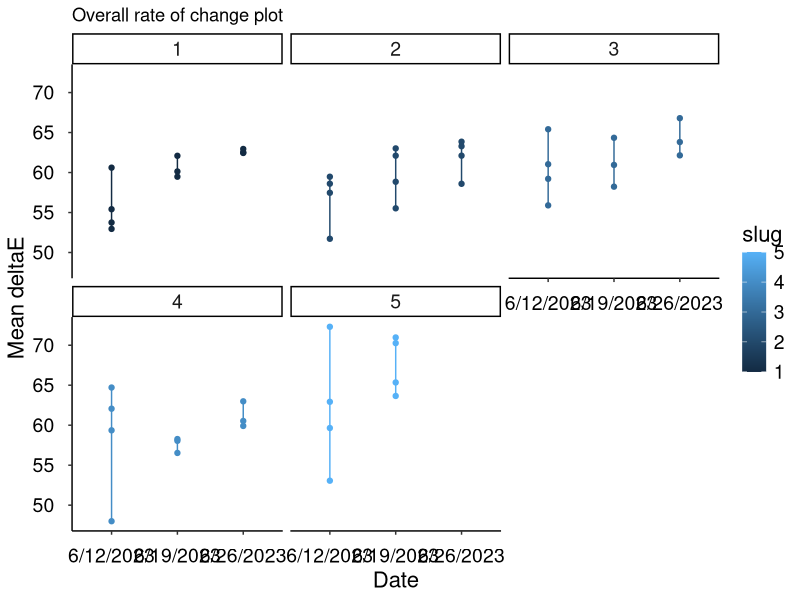
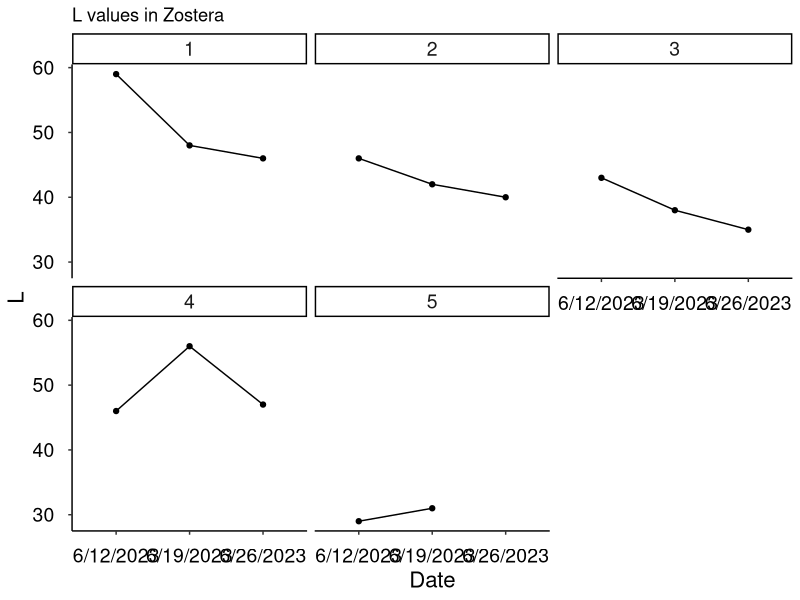
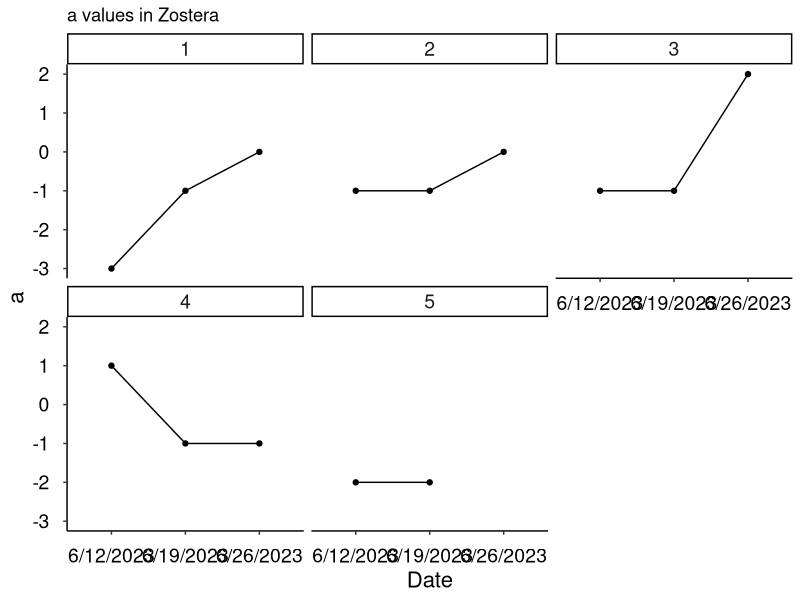
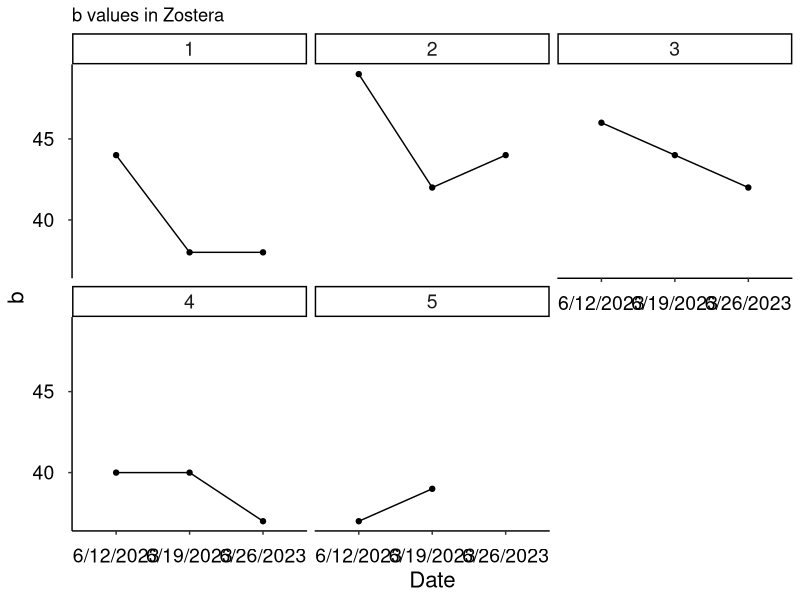
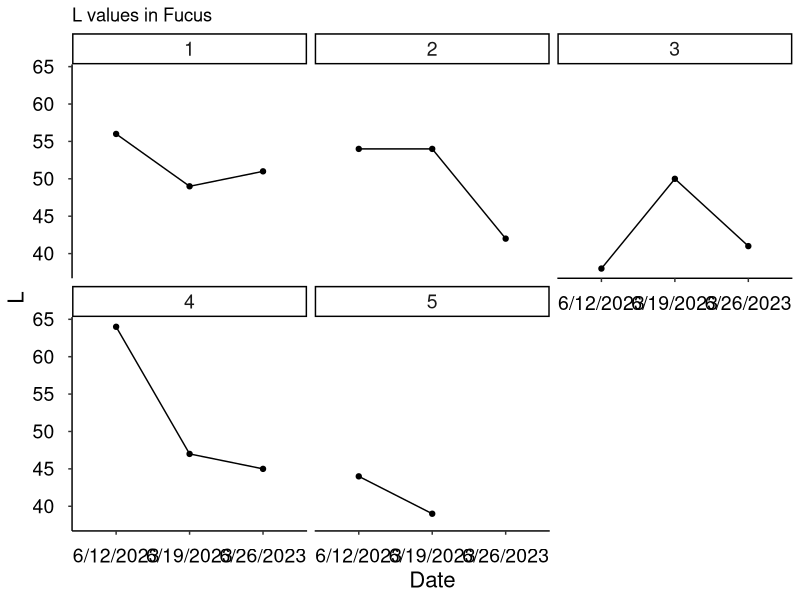
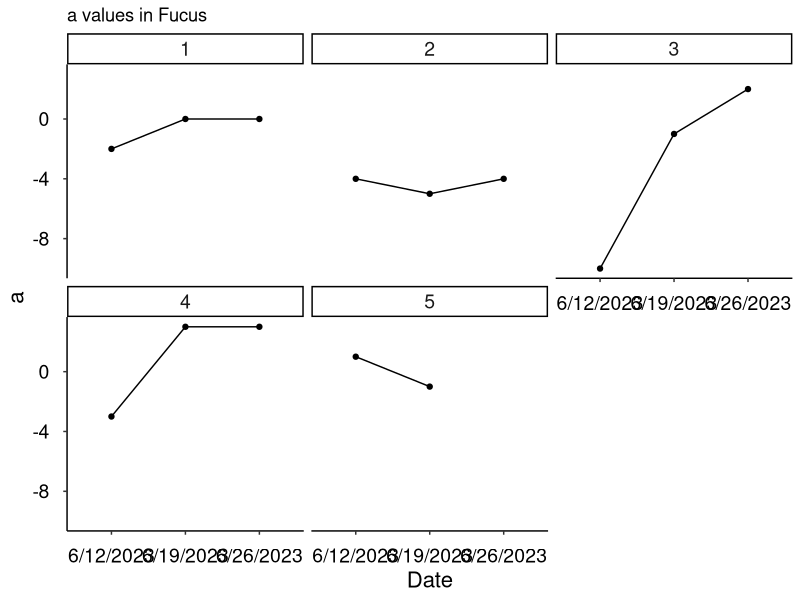
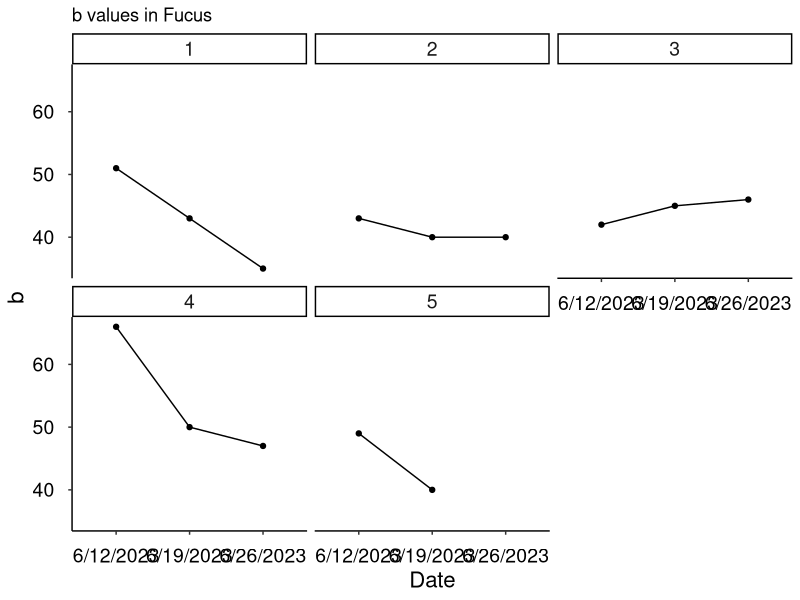
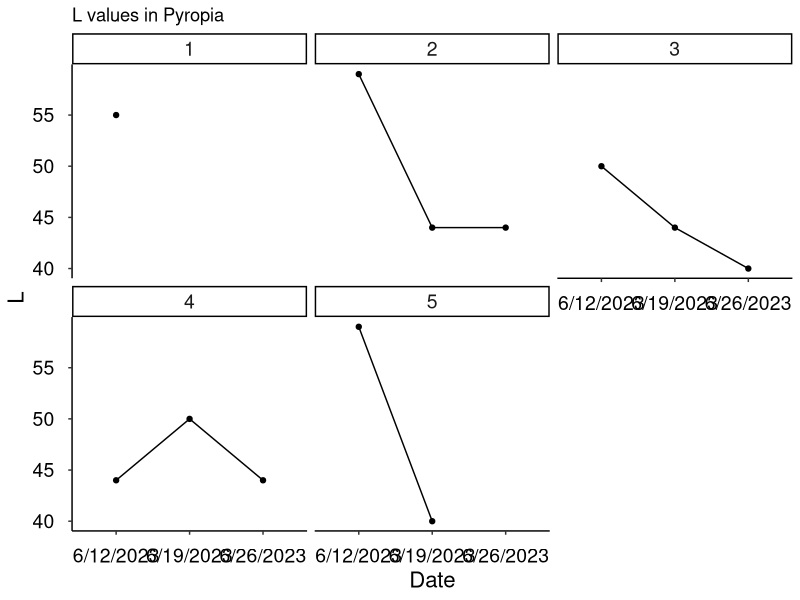

These charts were generated, in order, by the following R code:
# LIBRARY #####################################################################
library(car)
library(tidyverse)
library(lubridate)

# THEME #######################################################################
theme_326 <- theme_classic() + 
  theme(
    axis.title = element_text(size = 16), 
    axis.text = element_text(size = 14, colour = "black"), 
    axis.text.x = element_text(margin = margin(t = 10, unit = "pt")), 
    axis.text.y = element_text(margin = margin(r = 10)),
    legend.title = element_text(size = 16), 
    legend.text = element_text(size = 14), 
    strip.text = element_text(size = 14))

# DATA FRAMES #################################################################
colour <- read.csv("Slug colour.csv") %>%
  mutate(mean_deltaE = rowMeans(.[, 18:27])) %>%
  mutate(date = as.character(as.factor(date))) %>%
  group_by(substrate, slug, date)

zostera <- colour %>%
  filter(., substrate == "Zostera")

fucus <- colour %>%
  filter(., substrate == "Fucus")

pyropia <- colour %>%
  filter(., substrate == "Pyropia")

ulva <- colour %>%
  filter(., substrate == "Ulva")

# ANALYSES ####################################################################
## Overall ====================================================================
### deltaE --------------------------------------------------------------------
dE.anova <- aov(mean_deltaE ~ substrate + date, data = colour)
Anova(dE.anova, type = "III")
summary(dE.anova)
TukeyHSD(dE.anova)

### L -------------------------------------------------------------------------
L.anova <- aov(L ~ substrate + date, data = colour)
Anova(L.anova, type = "III")
summary(L.anova)
TukeyHSD(L.anova)

### a -------------------------------------------------------------------------
a.anova <- aov(a ~ substrate + date, data = colour)
Anova(a.anova, type = "III")
summary(a.anova)
TukeyHSD(a.anova)

### b -------------------------------------------------------------------------
b.anova <- aov(b ~ substrate + date, data = colour)
Anova(b.anova, type = "III")
summary(b.anova)
TukeyHSD(b.anova)

## Zostera ====================================================================
### deltaE --------------------------------------------------------------------
z.dE.anova <- aov(mean_deltaE ~ date, data = zostera)
Anova(z.dE.anova, type = "III")
summary(z.dE.anova)
TukeyHSD(z.dE.anova)

### L -------------------------------------------------------------------------
z.L.anova <- aov(L ~ date, data = zostera)
Anova(z.L.anova, type = "III")
summary(z.L.anova)
TukeyHSD(z.L.anova)

### a -------------------------------------------------------------------------
z.a.anova <- aov(a ~ date, data = zostera)
Anova(z.a.anova, type = "III")
summary(z.a.anova)
TukeyHSD(z.a.anova)

### b -------------------------------------------------------------------------
z.b.anova <- aov(b ~ date, data = zostera)
Anova(z.b.anova, type = "III")
summary(z.b.anova)
TukeyHSD(z.b.anova)

## Fucus ======================================================================
### deltaE --------------------------------------------------------------------
f.dE.anova <- aov(mean_deltaE ~ date, data = fucus)
Anova(f.dE.anova, type = "III")
summary(f.dE.anova)
TukeyHSD(f.dE.anova)

### L -------------------------------------------------------------------------
f.L.anova <- aov(L ~ date, data = fucus)
Anova(f.L.anova, type = "III")
summary(f.L.anova)
TukeyHSD(f.L.anova)

### a -------------------------------------------------------------------------
f.a.anova <- aov(a ~ date, data = fucus)
Anova(f.a.anova, type = "III")
summary(f.a.anova)
TukeyHSD(f.a.anova)

### b -------------------------------------------------------------------------
f.b.anova <- aov(b ~ date, data = fucus)
Anova(f.b.anova, type = "III")
summary(f.b.anova)
TukeyHSD(f.b.anova)

## Pyropia ====================================================================
### deltaE --------------------------------------------------------------------
p.dE.anova <- aov(mean_deltaE ~ date, data = pyropia)
Anova(p.dE.anova, type = "III")
summary(p.dE.anova)
TukeyHSD(p.dE.anova)

### L -------------------------------------------------------------------------
p.L.anova <- aov(L ~ date, data = pyropia)
Anova(p.L.anova, type = "III")
summary(p.L.anova)
TukeyHSD(p.L.anova)

### a -------------------------------------------------------------------------
p.a.anova <- aov(a ~ date, data = pyropia)
Anova(p.a.anova, type = "III")
summary(p.a.anova)
TukeyHSD(p.a.anova)

### b -------------------------------------------------------------------------
p.b.anova <- aov(b ~ date, data = pyropia)
Anova(p.b.anova, type = "III")
summary(p.b.anova)
TukeyHSD(p.b.anova)

## Ulva =======================================================================
### deltaE --------------------------------------------------------------------
u.dE.anova <- aov(mean_deltaE ~ date, data = ulva)
Anova(u.dE.anova, type = "III")
summary(u.dE.anova)
TukeyHSD(u.dE.anova)

### L -------------------------------------------------------------------------
u.L.anova <- aov(L ~ date, data = ulva)
Anova(u.L.anova, type = "III")
summary(u.L.anova)
TukeyHSD(u.L.anova)

### a -------------------------------------------------------------------------
u.a.anova <- aov(a ~ date, data = ulva)
Anova(u.a.anova, type = "III")
summary(u.a.anova)
TukeyHSD(u.a.anova)

### b -------------------------------------------------------------------------
u.b.anova <- aov(b ~ date, data = ulva)
Anova(u.b.anova, type = "III")
summary(u.b.anova)
TukeyHSD(u.b.anova)

# VISUALISATION ###############################################################
roc.plot <- colour %>%
  ggplot(aes(x = date, y = mean_deltaE, colour = slug)) +
  geom_line() +
  geom_point() +
  facet_wrap("slug") +
  theme_326 +
  labs(title = "Overall rate of change plot", x = "Date", y = "Mean deltaE")
roc.plot

## Zostera ====================================================================
z.L.plot <- zostera %>%
  ggplot(aes(x = date, y = L)) +
  geom_line(group = 1) +
  geom_point() +
  facet_wrap("slug") +
  theme_326 +
  labs(title = "L values in Zostera", x = "Date", y = "L")
z.L.plot

z.a.plot <- zostera %>%
  ggplot(aes(x = date, y = a)) +
  geom_line(group = 1) +
  geom_point() +
  facet_wrap("slug") +
  theme_326 +
  labs(title = "a values in Zostera", x = "Date", y = "a")
z.a.plot

z.b.plot <- zostera %>%
  ggplot(aes(x = date, y = b)) +
  geom_line(group = 1) +
  geom_point() +
  facet_wrap("slug") +
  theme_326 +
  labs(title = "b values in Zostera", x = "Date", y = "b")
z.b.plot

## Fucus ======================================================================
f.L.plot <- fucus %>%
  ggplot(aes(x = date, y = L)) +
  geom_line(group = 1) +
  geom_point() +
  facet_wrap("slug") +
  theme_326 +
  labs(title = "L values in Fucus", x = "Date", y = "L")
f.L.plot

f.a.plot <- fucus %>%
  ggplot(aes(x = date, y = a)) +
  geom_line(group = 1) +
  geom_point() +
  facet_wrap("slug") +
  theme_326 +
  labs(title = "a values in Fucus", x = "Date", y = "a")
f.a.plot

f.b.plot <- fucus %>%
  ggplot(aes(x = date, y = b)) +
  geom_line(group = 1) +
  geom_point() +
  facet_wrap("slug") +
  theme_326 +
  labs(title = "b values in Fucus", x = "Date", y = "b")
f.b.plot

## Pyropia ====================================================================
p.L.plot <- pyropia %>%
  ggplot(aes(x = date, y = L)) +
  geom_line(group = 1) +
  geom_point() +
  facet_wrap("slug") +
  theme_326 +
  labs(title = "L values in Pyropia", x = "Date", y = "L")
p.L.plot

p.a.plot <- pyropia %>%
  ggplot(aes(x = date, y = a)) +
  geom_line(group = 1) +
  geom_point() +
  facet_wrap("slug") +
  theme_326 +
  labs(title = "a values in Pyropia", x = "Date", y = "a")
p.a.plot

p.b.plot <- pyropia %>%
  ggplot(aes(x = date, y = b)) +
  geom_line(group = 1) +
  geom_point() +
  facet_wrap("slug") +
  theme_326 +
  labs(title = "b values in Pyropia", x = "Date", y = "b")
p.b.plot

## Ulva =======================================================================
u.L.plot <- ulva %>%
  ggplot(aes(x = date, y = L)) +
  geom_line(group = 1) +
  geom_point() +
  facet_wrap("slug") +
  theme_326 +
  labs(title = "L values in Ulva", x = "Date", y = "L")
u.L.plot

u.a.plot <- ulva %>%
  ggplot(aes(x = date, y = a)) +
  geom_line(group = 1) +
  geom_point() +
  facet_wrap("slug") +
  theme_326 +
  labs(title = "a values in Ulva", x = "Date", y = "a")
u.a.plot

u.b.plot <- ulva %>%
  ggplot(aes(x = date, y = b)) +
  geom_line(group = 1) +
  geom_point() +
  facet_wrap("slug") +
  theme_326 +
  labs(title = "b values in Ulva", x = "Date", y = "b")
u.b.plot